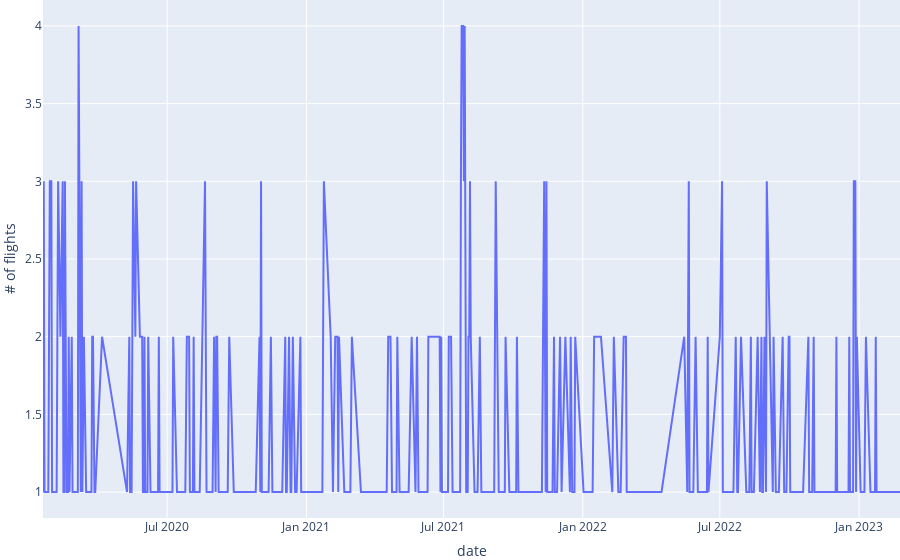

Source (notebook cell):
### Code cell
#Display timeline on a graph
timeline_dict = {}

for data_point in destinations_list:
    date_str = data_point[0].split(" ")[0]

    if date_str in timeline_dict:
        timeline_dict[date_str] += 1
    else:
        timeline_dict[date_str] = 1

x=[x for x in timeline_dict]
y = [timeline_dict[x] for x in timeline_dict]

trace = go.Scatter(x=x, y=y, mode='lines')
layout = go.Layout(xaxis=dict(title='date'), yaxis=dict(title='# of flights'), margin=dict(l=0, r=0, b=0, t=0))

fig = go.Figure(data=trace, layout=layout)
fig.show()

### Figure 1 — Plotly figure (JSON) as saved in the notebook; plotly's stock layout.template omitted (floating-point values rounded to 4 significant figures; data arrays with more than 128 entries replaced by an {"elided": "..."} marker saying what was removed)
{"data": [{"mode": "lines", "type": "scatter", "x": {"elided": "419 str values"}, "y": {"elided": "419 int values"}}], "layout": {"margin": {"b": 0, "l": 0, "r": 0, "t": 0}, "xaxis": {"title": {"text": "date"}}, "yaxis": {"title": {"text": "# of flights"}}}}
